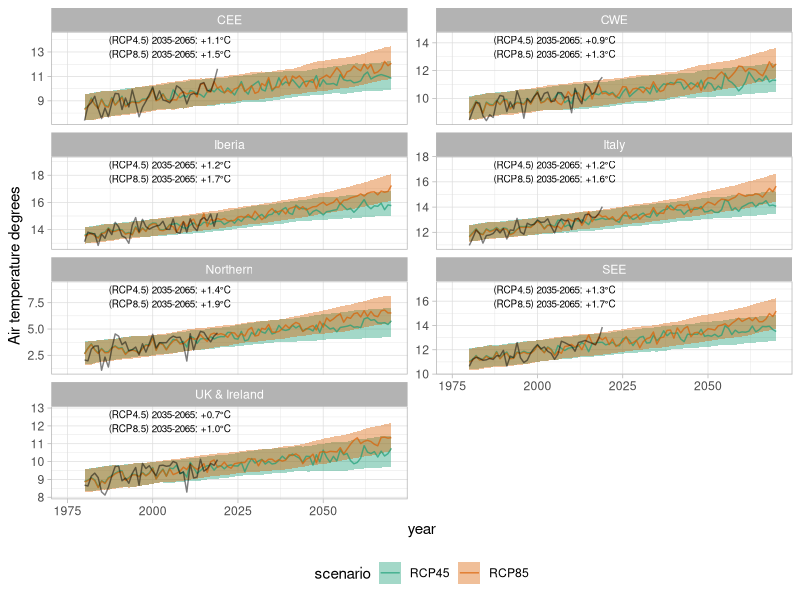

This figure's R source:
# This code has been used to generate the figures in the following report:
# De Felice, M., Busch, S., Kanellopoulos, K., Kavvadias, K. and Hidalgo Gonzalez, I.,
# Power system flexibility in a variable climate,
# ISBN 978-92-76-18183-5 (online), doi:10.2760/75312 (online)
# This code is released under Creative Commons Attribution 4.0 International (CC BY 4.0) licence
# (https://creativecommons.org/licenses/by/4.0/).

library(tidyverse)

proj_agg <- read_csv("data_figure37.csv")
hist <- read_csv("data_figure37_hist.csv")
avgs <- read_csv("data_figure37_avgs.csv")
g <- ggplot(proj_agg, aes(x = year)) +
  geom_ribbon(aes(ymin = min_s, ymax = max_s, fill = scenario), alpha = 0.4) +
  geom_line(aes(y = avg, color = scenario), alpha = 0.7) +
  geom_line(data = hist, aes(y = tas), color = "black", alpha = 0.5) +
  facet_wrap(~region, ncol = 2, scales = "free_y") +
  scale_x_continuous(limits = c(1975, 2070)) +
  scale_color_brewer(palette = "Dark2") +
  scale_fill_brewer(palette = "Dark2") +
  labs(
    y = "Air temperature degrees"
  ) +
  geom_text(
    data = avgs %>% dplyr::filter(label == "proj_RCP45"),
    aes(
      label = sprintf("(RCP4.5) 2035-2065: +%0.1f°C", delta),
      x = 2005, y = Inf, vjust = 1.5
    ), size = 2.5
  ) +
  geom_text(
    data = avgs %>% dplyr::filter(label == "proj_RCP85"),
    aes(
      label = sprintf("(RCP8.5) 2035-2065: +%0.1f°C", delta),
      x = 2005, y = Inf, vjust = 3.25
    ), size = 2.5
  ) +
  theme_light() +
  theme(
    legend.position = "bottom"
  )

ggsave("figure37.png", width = 5, height = 5)
